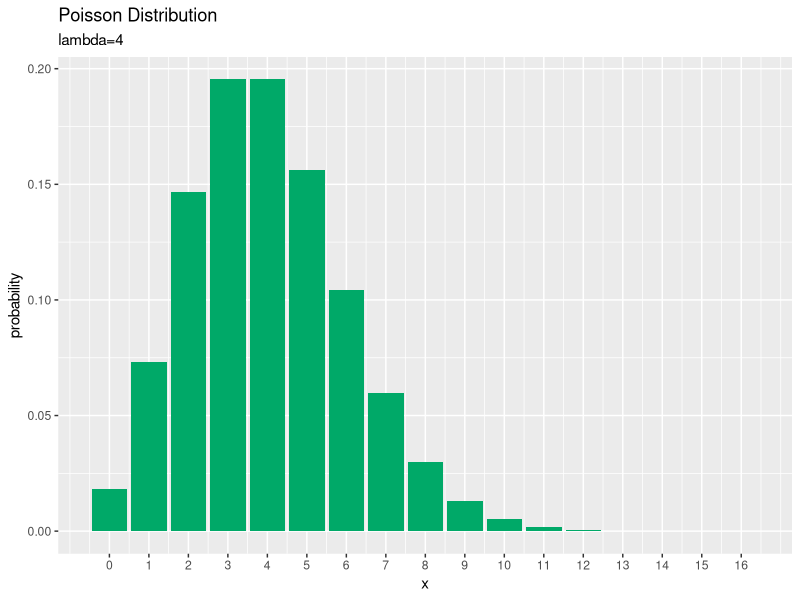
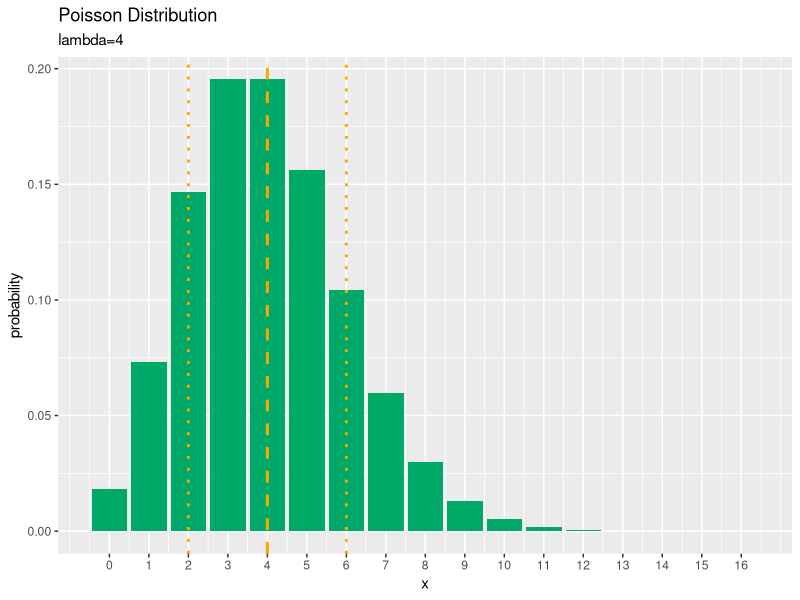
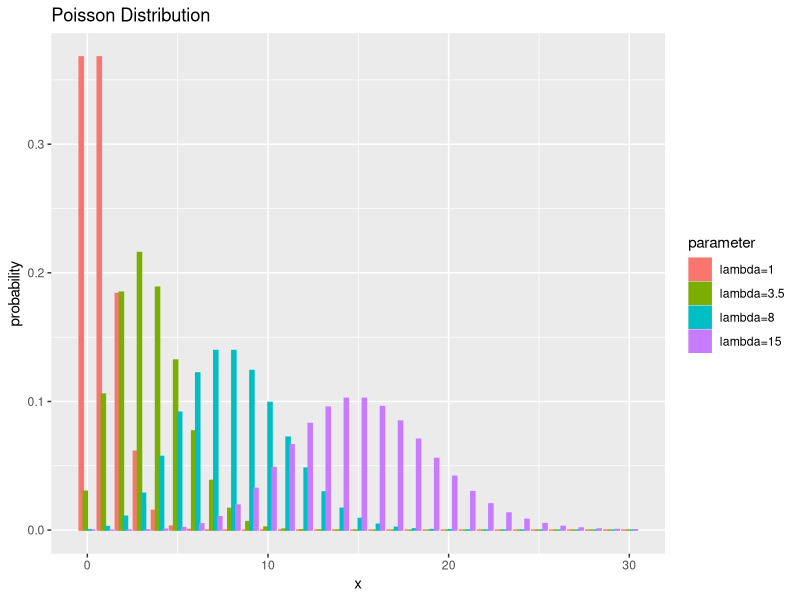
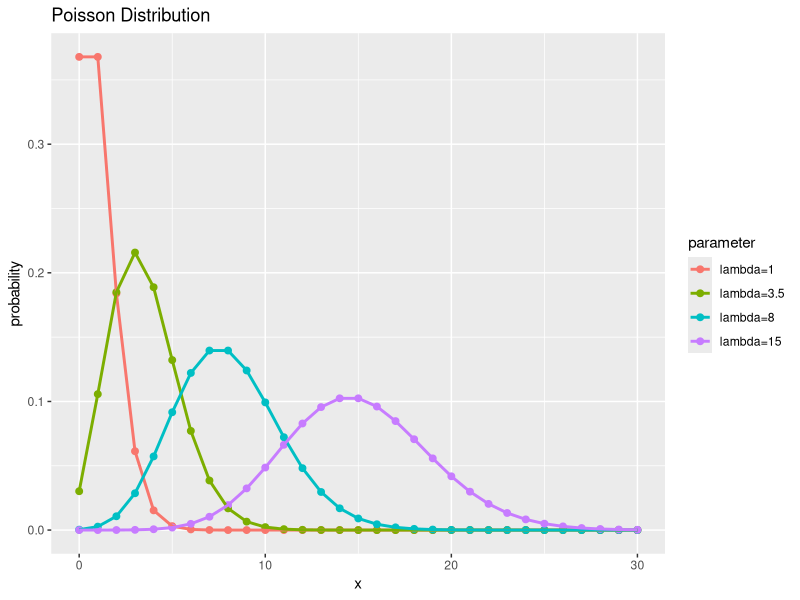
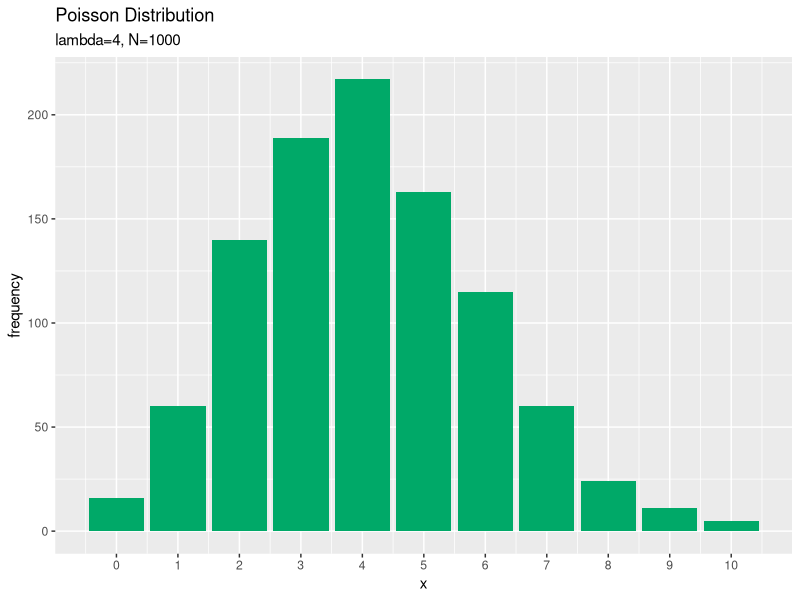
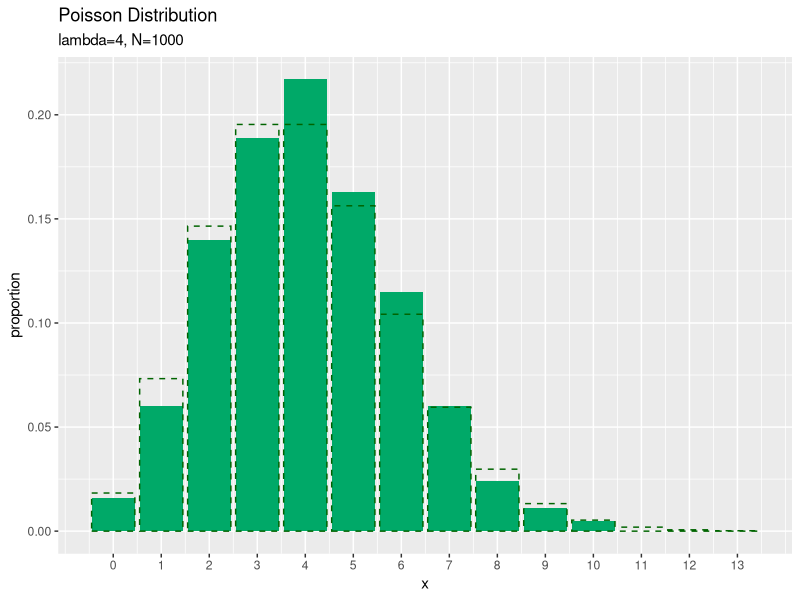

Recreate these plots in R, in order.
## ---- chunk 1
knitr::opts_chunk$set(
  echo = TRUE, 
  message = FALSE, error = FALSE, warning = FALSE, # メッセージを非表示
  fig.align = "center", # 画像を中央揃え
  fig.width = 5, fig.height = 4, # 画像のサイズ
  dev = "cairo_pdf", dev.args = list(family = "ipaexg"), # {ggplot2}に日本語を組み込む場合の対処
  class.source = "numberLines lineAnchors", # ソースを番号付けする
  class.output = "numberLines lineAnchors chunkout" # 出力を番号付けする
)
## ---- chunk 2
# レンダリング日時
Sys.time()
## ---- chunk 3
# パラメータを指定
lambda <- 4

# 確率変数の値を指定
x <- 2
## ---- chunk 4
# 定義式により確率を計算
prob <- lambda^x / gamma(x + 1) * exp(-lambda)
prob
## ---- chunk 5
# 対数をとった定義式により確率を計算
log_prob <- x * log(lambda) - lgamma(x + 1) - lambda
prob <- exp(log_prob)
prob; log_prob
## ---- chunk 6
# ポアソン分布の関数により確率を計算
prob <- dpois(x = x, lambda = lambda)
prob
## ---- chunk 7
# ポアソン分布の対数をとった関数により確率を計算
log_prob <- dpois(x = x, lambda = lambda, log = TRUE)
prob <- exp(log_prob)
prob; log_prob
## ---- chunk 8
# 平均を計算
E_x <- lambda
E_x
## ---- chunk 9
# 分散を計算
V_x <- lambda
V_x
## ---- chunk 10
# 利用するパッケージ
library(tidyverse)
library(gganimate)
## ---- chunk 11
# パラメータを指定
lambda <- 4
## ---- chunk 12
# 作図用のxの点を作成
x_vals <- seq(from = 0, to = ceiling(lambda) * 4)
x_vals[1:5]
## ---- chunk 13
# ポアソン分布を計算
prob_df <- tidyr::tibble(
  x = x_vals, # 確率変数
  probability = dpois(x = x_vals, lambda = lambda) # 確率
)
head(prob_df)
## ---- chunk 14
# ポアソン分布を作図
ggplot(data = prob_df, mapping = aes(x = x, y = probability)) + # データ
  geom_bar(stat = "identity", fill = "#00A968") + # 棒グラフ
  scale_x_continuous(breaks = x_vals, labels = x_vals) + # x軸目盛
  labs(title = "Poisson Distribution", 
       subtitle = paste0("lambda=", lambda)) # ラベル
## ---- chunk 15
# 補助線用の統計量の計算
E_x <- lambda
s_x <- sqrt(lambda)

# 統計量を重ねたポアソン分布を作図
ggplot(data = prob_df, mapping = aes(x = x, y = probability)) + # データ
  geom_bar(stat = "identity", fill = "#00A968") + # 分布
  geom_vline(xintercept = E_x, color = "orange", size = 1, linetype = "dashed") + # 平均
  geom_vline(xintercept = E_x - s_x, color = "orange", size = 1, linetype = "dotted") + # 平均 - 標準偏差
  geom_vline(xintercept = E_x + s_x, color = "orange", size = 1, linetype = "dotted") + # 平均 + 標準偏差
  scale_x_continuous(breaks = x_vals, labels = x_vals) + # x軸目盛
  labs(title = "Poisson Distribution", 
       subtitle = paste0("lambda=", lambda)) # ラベル
## ---- chunk 16
# パラメータを指定
lambda_vals <- c(1, 3.5, 8, 15)

# 作図用のxの点を作成
x_vals <- seq(from = 0, to = ceiling(max(lambda_vals)) * 2)

# lambdaの値ごとに分布を計算
res_prob_df <- tidyr::tibble()
for(lambda in lambda_vals) {
  # ポアソン分布の情報を格納
  tmp_prob_df <- tidyr::tibble(
    x = x_vals, # 確率変数
    probability = dpois(x = x_vals, lambda = lambda), # 確率
    parameter = paste0("lambda=", lambda) %>% 
      as.factor() # 作図用のラベル
  )
  
  # 結果を結合
  res_prob_df <- rbind(res_prob_df, tmp_prob_df)
}
head(res_prob_df)
## ---- chunk 17
# ポアソン分布のグラフを作成
ggplot(data = res_prob_df, mapping = aes(x = x, y = probability, fill = parameter, color = parameter)) + # データ
  geom_bar(stat = "identity", position = "dodge") + # 棒グラフ
  #scale_x_continuous(breaks = x_vals, labels = x_vals) + # x軸目盛
  labs(title = "Poisson Distribution") # ラベル
## ---- chunk 18
# ポアソン分布のグラフを作成
ggplot(data = res_prob_df, mapping = aes(x = x, y = probability, fill = parameter, color = parameter)) + # データ
  geom_point(size = 2) + # 散布図
  geom_line(size = 1) + # 折れ線グラフ
  #scale_x_continuous(breaks = x_vals, labels = x_vals) + # x軸目盛
  labs(title = "Poisson Distribution") # ラベル
## ---- chunk 19
# lambdaとして利用する値を指定
lambda_vals <- seq(from = 0, to = 10, by = 0.1)
#length(lambda_vals) # フレーム数

# 作図用のxの点を作成
x_vals <- seq(from = 0, to = ceiling(max(lambda_vals)) * 2)

# lambdaの値ごとに分布を計算
anime_prob_df <- tidyr::tibble()
for(lambda in lambda_vals) {
  # ポアソン分布を計算
  tmp_prob_df <- tidyr::tibble(
    x = x_vals, # 確率変数
    probability = dpois(x = x_vals, lambda = lambda), # 確率
    parameter = paste0("lambda=", lambda) %>% 
      as.factor() # フレーム切替用のラベル
  )
  
  # 計算結果を結合
  anime_prob_df <- rbind(anime_prob_df, tmp_prob_df)
}
head(anime_prob_df)
## ---- chunk 20
# 利用するパッケージ
library(tidyverse)
library(gganimate)
## ---- chunk 21
# パラメータを指定
lambda <- 4

# データ数(サンプルサイズ)を指定
N <- 1000
## ---- chunk 22
# ポアソン分布に従う乱数を生成
x_n <- rpois(n = N, lambda = lambda)
x_n[1:10]
## ---- chunk 23
# 乱数を集計して格納
freq_df <- tidyr::tibble(x = x_n) %>% # 乱数を格納
  dplyr::count(x, name = "frequency") %>% # 頻度を測定
  dplyr::mutate(proportion = frequency / N) # 相対度数を計算
head(freq_df)
## ---- chunk 24
# 作図用のxの点を作成
x_vals <- seq(from = 0, to = max(x_n) + 3)

# ポアソン分布を計算
prob_df <- tidyr::tibble(
  x = x_vals, # 確率変数
  probability = dpois(x = x_vals, lambda = lambda) # 確率
)
## ---- chunk 25
# サンプルのヒストグラムを作成
ggplot(data = freq_df, mapping = aes(x = x, y = frequency)) + # データ
  geom_bar(stat = "identity", fill = "#00A968") + # ヒストグラム
  scale_x_continuous(breaks = x_vals, labels = x_vals) + # x軸目盛
  labs(title = "Poisson Distribution", 
       subtitle = paste0("lambda=", lambda, ", N=", N)) # ラベル
## ---- chunk 26
# サンプルの相対度数を作図
ggplot() + 
  geom_bar(data = freq_df, mapping = aes(x = x, y = proportion), 
           stat = "identity", fill = "#00A968") + # 相対度数
  geom_bar(data = prob_df, mapping = aes(x = x, y = probability), 
           stat = "identity", alpha = 0, color = "darkgreen", linetype = "dashed") + # 元の分布
  scale_x_continuous(breaks = x_vals, labels = x_vals) + # x軸目盛
  labs(title = "Poisson Distribution", 
       subtitle = paste0("lambda=", lambda, ", N=", N)) # ラベル
## ---- chunk 27
# データ数(フレーム数)を指定
N_frame <- 100

# 乱数を1つずつ生成
#x_n <- rep(NA, times = N_frame)
anime_freq_df <- tidyr::tibble()
anime_data_df <- tidyr::tibble()
anime_prob_df <- tidyr::tibble()
for(n in 1:N_frame) {
  # ポアソン分布に従う乱数を生成
  #x_n[n] <- rpois(n = 1, lambda = lambda)
  
  # n個の乱数を集計して格納
  tmp_freq_df <- tidyr::tibble(x = x_n[1:n]) %>% # 乱数を格納
    dplyr::count(x, name = "frequency") %>% # 頻度を測定
    dplyr::full_join(tidyr::tibble(x = x_vals), by = "x") %>% # サンプルにない値を補完
    dplyr::mutate(frequency = tidyr::replace_na(frequency, 0)) %>% # サンプルにない場合のNAを0に置換
    dplyr::mutate(proportion = frequency / n) # 相対度数を計算

  # ラベル用のテキストを作成
  label_text <- paste0(
    "lambda=", lambda, ", N=", n, "=(", paste0(tmp_freq_df[["frequency"]], collapse = ", "), ")"
  )
  
  # フレーム切替用のラベルを付与
  tmp_freq_df <- tmp_freq_df %>% 
    dplyr::mutate(parameter = as.factor(label_text))
  
  # n番目の乱数を格納
  tmp_data_df <- tidyr::tibble(
    x = x_n[n], # サンプル
    parameter = as.factor(label_text) # フレーム切替用のラベル
  )
  
  # n回目のラベルを付与
  tmp_prob_df <- prob_df %>% 
    dplyr::mutate(parameter = as.factor(label_text))
  
  # 結果を結合
  anime_freq_df <- rbind(anime_freq_df, tmp_freq_df)
  anime_data_df <- rbind(anime_data_df, tmp_data_df)
  anime_prob_df <- rbind(anime_prob_df, tmp_prob_df)
}
head(anime_freq_df)
## ---- chunk 28
# フレーム数を指定
frame_num <- 100

# 1フレーム当たりのデータ数を計算
n_per_frame <- N %/% frame_num

# フレームごとに乱数を抽出
anime_freq_df <- tidyr::tibble()
anime_prob_df <- tidyr::tibble()
for(n in 1:N_frame) {
  # 乱数を集計して格納
  tmp_freq_df <- tidyr::tibble(x = x_n[1:(n*n_per_frame)]) %>% # 乱数を格納
    dplyr::count(x, name = "frequency") %>% # 頻度を測定
    dplyr::full_join(tidyr::tibble(x = x_vals), by = "x") %>% # サンプルにない値を補完
    dplyr::mutate(frequency = tidyr::replace_na(frequency, 0)) %>% # サンプルにない場合のNAを0に置換
    dplyr::mutate(proportion = frequency / (n*n_per_frame)) # 相対度数を計算
  
  # ラベル用のテキストを作成
  label_text <- paste0(
    "lambda=", lambda, ", N=", n*n_per_frame, "=(", paste0(tmp_freq_df[["frequency"]], collapse = ", "), ")"
  )
  
  # フレーム切替用のラベルを付与
  tmp_freq_df <- tmp_freq_df %>% 
    dplyr::mutate(parameter = as.factor(label_text))
  
  # n回目のラベルを付与
  tmp_prob_df <- prob_df %>% 
    dplyr::mutate(parameter = as.factor(label_text))
  
  # 結果を結合
  anime_freq_df <- rbind(anime_freq_df, tmp_freq_df)
  anime_prob_df <- rbind(anime_prob_df, tmp_prob_df)
}
head(anime_freq_df)
